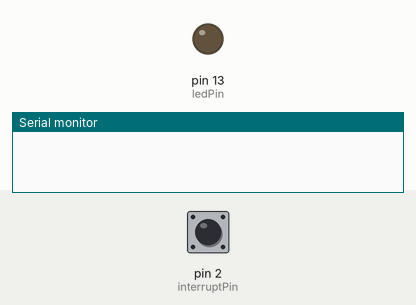
A sketch run on a simulated Arduino Uno, built with avr-gcc and run on an emulated ATmega328P. On the bench: output pins drawn as LEDs (lit = HIGH), the last lines printed to the serial monitor. The test bench sets the inputs (shaded band); at power-on: pin 2 (interruptPin) HIGH.

Above: at 1.2 s.
1.3 s: pin 2 (interruptPin) pulled LOW for 0.15 s
At 1.37 s:
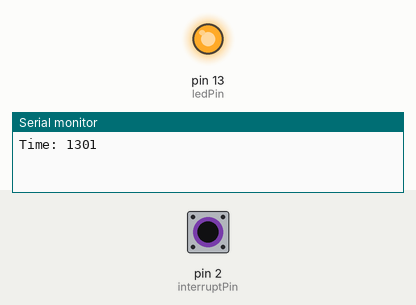
2.9 s: pin 2 (interruptPin) pulled LOW for 3.2 s
At 6.8 s:
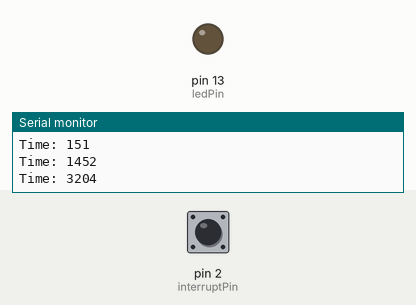
Timing chart, 0 to 8.3 s (numbered marks = the images above; inputs shaded):
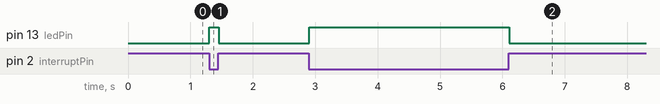

Measured:
- after the input at 1.3 s, pin 13 (ledPin): LOW → HIGH at once, → LOW 0.15 s later
- after the input at 2.9 s, pin 13 (ledPin): LOW → HIGH at once, → LOW 3.2 s later

The sketch:

test_interrupts.ino
```cpp
unsigned long timex = 0;
const byte ledPin = 13;
const byte interruptPin = 2;
volatile byte state = LOW;
volatile byte flag = 0;
int oldtime = 0;

void setup() {
  pinMode(ledPin, OUTPUT);
  pinMode(interruptPin, INPUT_PULLUP);
  attachInterrupt(digitalPinToInterrupt(interruptPin), blink, CHANGE);
  Serial.begin(9600);
}


void loop() {
  /*Serial.print("Time: ");
  time = millis();
  Serial.println(time); */
  delay(10);
  digitalWrite(ledPin, state);
   if (flag == 1)
  {
    flag = 0;

    Serial.print("Time: ");
    int timex = millis();
    int newtime = timex - oldtime;
    Serial.println(newtime);
    oldtime = timex;

  }


}

void blink() {
  state = !state;
  flag = 1;
}
```
